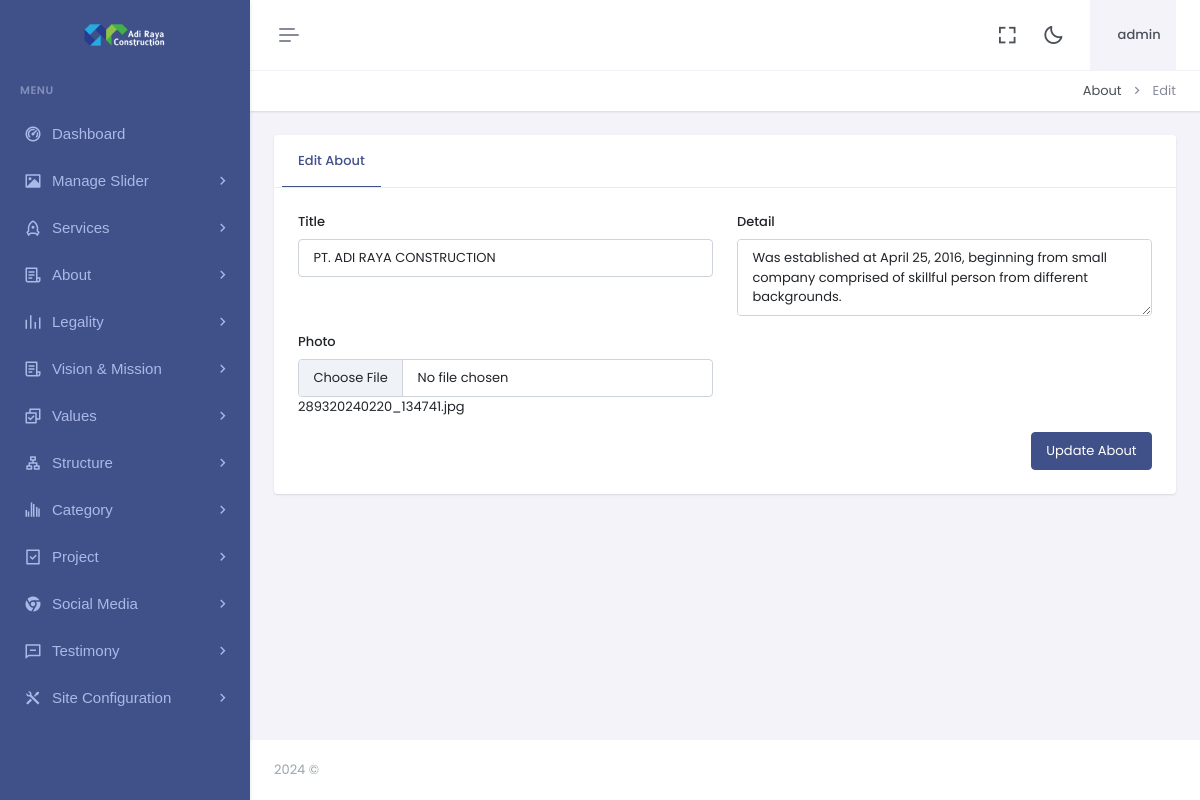
Before: /dashboard/editabout.php?id=13 (signed in) with the older database file.
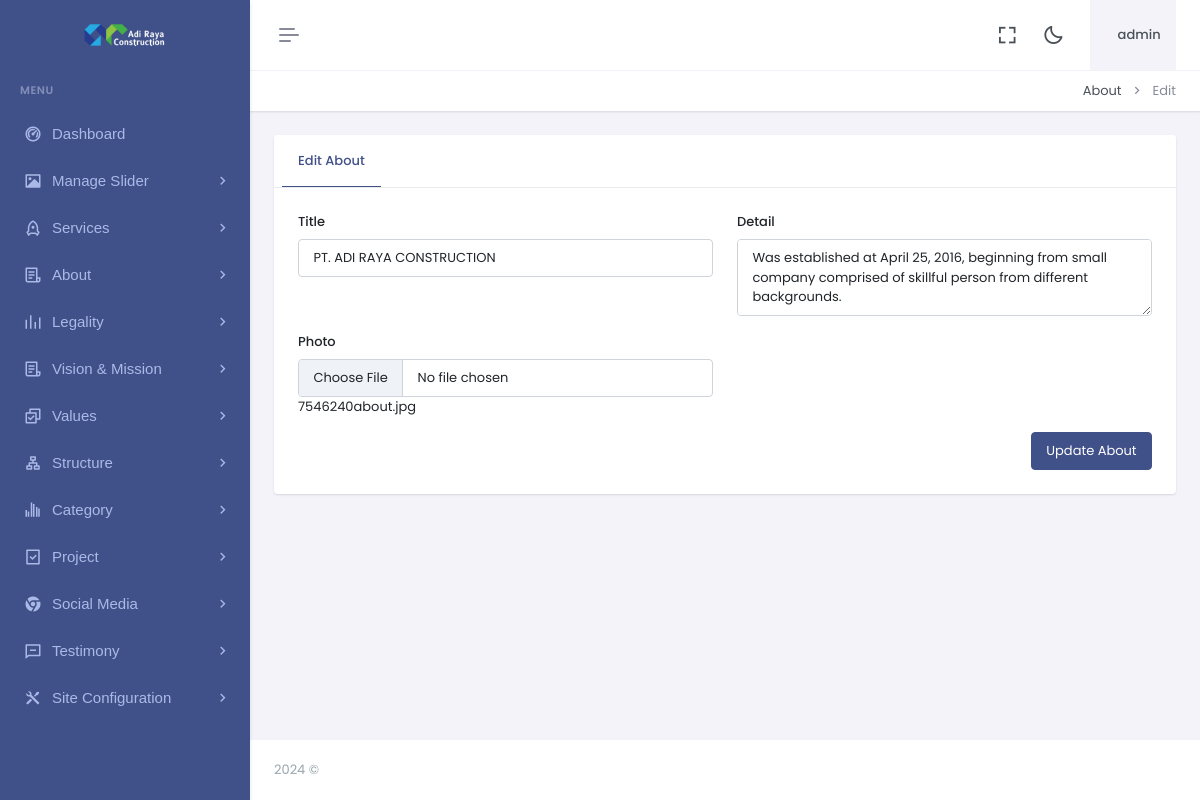
After: the same page with the newer database file.
### tables this page shows
CREATE TABLE `about` (
  `id` int(50) NOT NULL,
  `about_decs` varchar(300) NOT NULL,
  `about_detail` varchar(2000) NOT NULL,
  `ufile` varchar(1000) NOT NULL
);

### dashboard/editabout.php (the view, shortened to what this page needs)
<?php
include "header.php";
$todo = mysqli_real_escape_string($con, $_GET['id']);
include "sidebar.php";
?>
<div class="main-content">
    <div class="page-content">
        <div class="container-fluid">
            <div class="row">
                <div class="col-12">
                    <div class="page-title-box d-sm-flex align-items-center justify-content-between">
                        <div class="page-title-right">
                            <ol class="breadcrumb m-0">
                                <li class="breadcrumb-item"><a href="javascript: void(0);">About</a></li>
                                <li class="breadcrumb-item active">Edit</li>
                            </ol>
                        </div>
                    </div>
                </div>
            </div>
            <?php
            $query = "SELECT * FROM  about where id='$todo' ";
            $result = mysqli_query($con, $query);
            while ($row = mysqli_fetch_array($result)) {
                $about_decs = "$row[about_decs]";
                $about_detail = "$row[about_detail]";
                $ufile="$row[ufile]";
            }
            ?>
            <div class="row">
                <div class="col-xxl-9">
                    <div class="card mt-xxl-n5">
                        <div class="card-header">
                            <ul class="nav nav-tabs-custom rounded card-header-tabs border-bottom-0" role="tablist">
                                <li class="nav-item">
                                    <a class="nav-link active" data-bs-toggle="tab" href="#personalDetails" role="tab"
                                        aria-selected="false">
                                        <i class="fas fa-home"></i> Edit About
                                    </a>
                                </li>
                            </ul>
                        </div>
                        <div class="card-body p-4">
                            <div class="tab-content">
                                <div class="tab-pane active" id="personalDetails" role="tabpanel">
                                    <form action="" method="post" enctype="multipart/form-data">
                                        <div class="row">
                                            <div class="col-lg-6">
                                                <div class="mb-3">
                                                    <label for="firstnameInput" class="form-label"> Title</label>
                                                    <input type="text" class="form-control" id="firstnameInput"
                                                        name="about_decs" value="<?php print $about_decs ?>"
                                                        placeholder="Enter Title">
                                                </div>
                                            </div>
                                            <div class="col-lg-6">
                                                <div class="mb-3">
                                                    <label for="firstnameInput" class="form-label"> Detail</label>
                                                    <textarea class="form-control" id="exampleFormControlTextarea5"
                                                        name="about_detail"
                                                        rows="3"><?php print $about_detail ?></textarea>
                                                </div>
                                            </div>
                                            <div class="col-lg-6">
                                                <div class="mb-3">
                                                    <label for="firstnameInput" class="form-label">Photo</label>
                                                    <input type="file" class="form-control" id="firstnameInput"
                                                        name="ufile"><?php print $ufile ?></textarea>
                                                </div>
                                            </div>
                                            <div class="col-lg-12">
                                                <div class="hstack gap-2 justify-content-end">
                                                    <button type="submit" name="save" class="btn btn-primary">Update
                                                        About</button>
                                                </div>
                                            </div>
                                        </div>
                                    </form>
                                </div>
                            </div>
                        </div>
                    </div>
                </div>
            </div>
        </div>
    </div>
    <?php include "footer.php"; ?>

Changed rows visible on the page:
changed about "PT. ADI RAYA CONSTRUCTION": ufile "289320240220_134741.jpg" → "7546240about.jpg"
